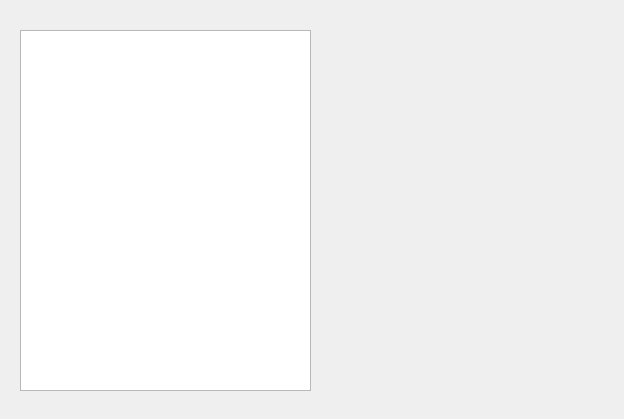
<?xml version="1.0" encoding="UTF-8"?>
<ui version="4.0">
 <class>gui</class>
 <widget class="QWidget" name="gui">
  <property name="geometry">
   <rect>
    <x>0</x>
    <y>0</y>
    <width>624</width>
    <height>419</height>
   </rect>
  </property>
  <property name="windowTitle">
   <string>gui</string>
  </property>
  <widget class="QGraphicsView" name="graphicsView">
   <property name="geometry">
    <rect>
     <x>20</x>
     <y>30</y>
     <width>291</width>
     <height>361</height>
    </rect>
   </property>
  </widget>
 </widget>
 <resources/>
 <connections/>
</ui>
